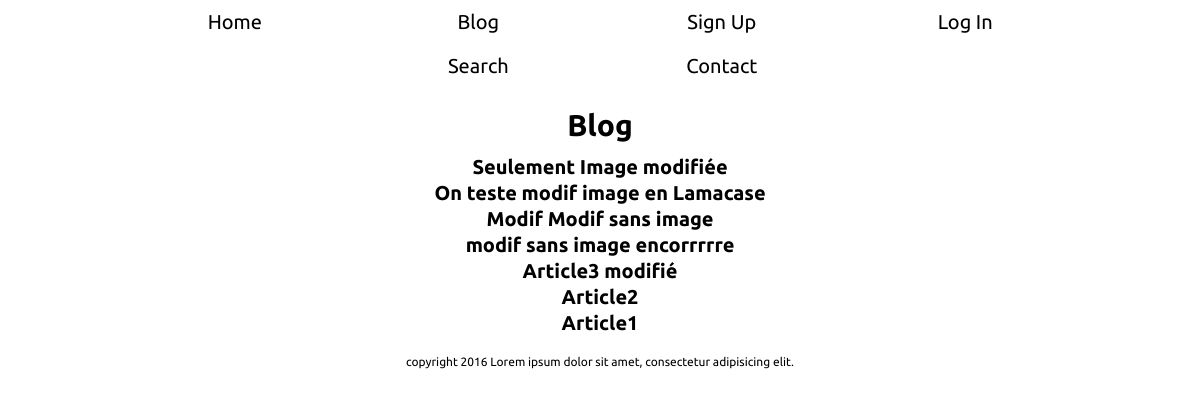
Page /Blog/index.php?page=blog on the committed database.
### tables this page shows
CREATE TABLE `articles` (
  `ar_id` int(11) NOT NULL,
  `ar_title` varchar(255) NOT NULL,
  `ar_id_user` int(11) NOT NULL,
  `ar_text` longtext NOT NULL,
  `ar_image` varchar(255) NOT NULL,
  `ar_date` datetime NOT NULL
);

### Blog/inc/functions.inc.php (called while the page is built, shortened)
<?php
	function get_articles(){
		global $connection;
		$sql = "SELECT * FROM articles ORDER BY ar_date DESC";
		$req = $connection->query($sql);
		$data = $req->fetchAll();
		return $data;
	}
?>

### Blog/inc/blog.inc.php (the view)
<?php
	$articles = get_articles();
?>
<section>
	<h1>Blog</h1>
	<?php foreach($articles as $article) { ?>
		<h2><a href="?page=article&id=<?php echo $article['ar_id'];?>"><?php echo $article['ar_title']; ?></a></h2>
	<?php }; ?>
</section>

### Blog/css/style.css (style rules this page uses)
* { margin: 0; padding: 0; }
html { font-size: 62.5%; }
body { width: 100%; font-family: 'Ubuntu', sans-serif; font-size: 1.5rem; }
section { width:50%; text-align:center; margin: 2rem auto; }
h1 { text-align: center; margin:1rem; font-size: 3rem; }
a { text-decoration: none; text-align: center; font-size: 2rem; color:black; }

### rows in the picture
articles: ar_title "Seulement Image modifiée"
articles: ar_title "On teste modif image en Lamacase"
articles: ar_title "Modif Modif sans image"
articles: ar_title "modif sans image encorrrrre"
articles: ar_title "Article3 modifié"
articles: ar_title "Article2"
articles: ar_title "Article1"
